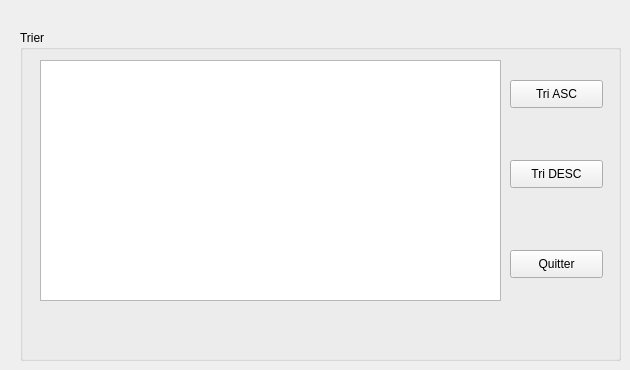
      <widget class="QWidget" name="tab_4">
       <attribute name="title">
        <string>TRIE</string>
       </attribute>
       <widget class="QGroupBox" name="groupBox_5">
        <property name="geometry">
         <rect>
          <x>20</x>
          <y>30</y>
          <width>601</width>
          <height>331</height>
         </rect>
        </property>
        <property name="title">
         <string>Trier</string>
        </property>
        <widget class="QTableView" name="tableView_triperso">
         <property name="geometry">
          <rect>
           <x>20</x>
           <y>30</y>
           <width>461</width>
           <height>241</height>
          </rect>
         </property>
        </widget>
        <widget class="QPushButton" name="pushButton_TriASCperso">
         <property name="geometry">
          <rect>
           <x>490</x>
           <y>50</y>
           <width>93</width>
           <height>28</height>
          </rect>
         </property>
         <property name="text">
          <string>Tri ASC</string>
         </property>
        </widget>
        <widget class="QPushButton" name="pushButton_TriDESCperso">
         <property name="geometry">
          <rect>
           <x>490</x>
           <y>130</y>
           <width>93</width>
           <height>28</height>
          </rect>
         </property>
         <property name="text">
          <string>Tri DESC</string>
         </property>
        </widget>
        <widget class="QPushButton" name="pushButton_3perso">
         <property name="geometry">
          <rect>
           <x>490</x>
           <y>220</y>
           <width>93</width>
           <height>28</height>
          </rect>
         </property>
         <property name="text">
          <string>Quitter</string>
         </property>
        </widget>
       </widget>
      </widget>
